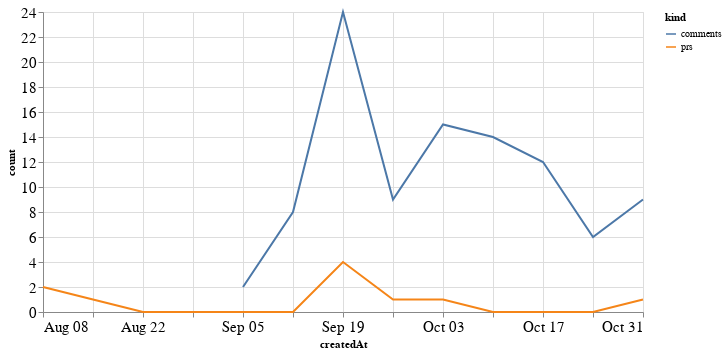

Notebook code cell kept with this figure:
### Code cell
alt.Chart(total_time, width=600).mark_line().encode(
    x='createdAt',
    y='count',
    color='kind'
)

### Figure 1 — Vega-Lite specification as saved in the notebook (floating-point values rounded to 4 significant figures)
{"config": {"axisLeft": {"labelFontSize": 15}, "axisBottom": {"labelFontSize": 15}}, "data": {"name": "data-4f88f3047b68968093a8484960ce80e1"}, "mark": "line", "encoding": {"color": {"type": "nominal", "field": "kind"}, "x": {"type": "temporal", "field": "createdAt"}, "y": {"type": "quantitative", "field": "count"}}, "width": 600, "$schema": "https://vega.github.io/schema/vega-lite/v4.8.1.json", "datasets": {"data-4f88f3047b68968093a8484960ce80e1": [{"createdAt": "2021-08-08T00:00:00", "kind": "prs", "count": 2.0}, {"createdAt": "2021-08-15T00:00:00", "kind": "prs", "count": 1.0}, {"createdAt": "2021-08-22T00:00:00", "kind": "prs", "count": 0.0}, {"createdAt": "2021-08-29T00:00:00", "kind": "prs", "count": 0.0}, {"createdAt": "2021-09-05T00:00:00", "kind": "prs", "count": 0.0}, {"createdAt": "2021-09-12T00:00:00", "kind": "prs", "count": 0.0}, {"createdAt": "2021-09-19T00:00:00", "kind": "prs", "count": 4.0}, {"createdAt": "2021-09-26T00:00:00", "kind": "prs", "count": 1.0}, {"createdAt": "2021-10-03T00:00:00", "kind": "prs", "count": 1.0}, {"createdAt": "2021-10-10T00:00:00", "kind": "prs", "count": 0.0}, {"createdAt": "2021-10-17T00:00:00", "kind": "prs", "count": 0.0}, {"createdAt": "2021-10-24T00:00:00", "kind": "prs", "count": 0.0}, {"createdAt": "2021-10-31T00:00:00", "kind": "prs", "count": 1.0}, {"createdAt": "2021-08-08T00:00:00", "kind": "comments", "count": null}, {"createdAt": "2021-08-15T00:00:00", "kind": "comments", "count": null}, {"createdAt": "2021-08-22T00:00:00", "kind": "comments", "count": null}, {"createdAt": "2021-08-29T00:00:00", "kind": "comments", "count": null}, {"createdAt": "2021-09-05T00:00:00", "kind": "comments", "count": 2.0}, {"createdAt": "2021-09-12T00:00:00", "kind": "comments", "count": 8.0}, {"createdAt": "2021-09-19T00:00:00", "kind": "comments", "count": 24.0}, {"createdAt": "2021-09-26T00:00:00", "kind": "comments", "count": 9.0}, {"createdAt": "2021-10-03T00:00:00", "kind": "comments", "count": 15.0}, {"createdAt": "2021-10-10T00:00:00", "kind": "comments", "count": 14.0}, {"createdAt": "2021-10-17T00:00:00", "kind": "comments", "count": 12.0}, {"createdAt": "2021-10-24T00:00:00", "kind": "comments", "count": 6.0}, {"createdAt": "2021-10-31T00:00:00", "kind": "comments", "count": 9.0}]}}
